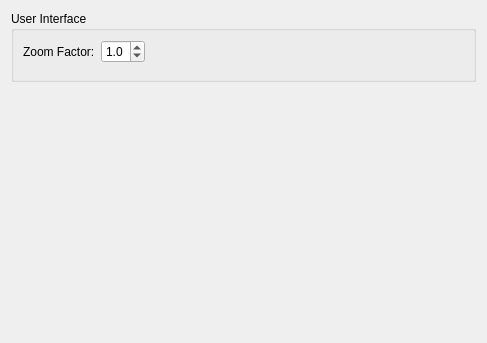
<?xml version="1.0" encoding="UTF-8"?>
<ui version="4.0">
 <class>GL::Internal::DisplaySettingsPage</class>
 <widget class="QWidget" name="GL::Internal::DisplaySettingsPage">
  <property name="geometry">
   <rect>
    <x>0</x>
    <y>0</y>
    <width>487</width>
    <height>343</height>
   </rect>
  </property>
  <layout class="QVBoxLayout" name="verticalLayout">
   <item>
    <widget class="QGroupBox" name="groupBox_3">
     <property name="title">
      <string>User Interface</string>
     </property>
     <property name="flat">
      <bool>false</bool>
     </property>
     <layout class="QGridLayout" name="gridLayout_3">
      <property name="bottomMargin">
       <number>16</number>
      </property>
      <item row="4" column="0">
       <layout class="QGridLayout" name="gridLayout">
        <item row="0" column="0">
         <widget class="QLabel" name="zoomFactorLabel">
          <property name="text">
           <string>Zoom Factor:</string>
          </property>
         </widget>
        </item>
       </layout>
      </item>
      <item row="4" column="2">
       <spacer name="horizontalSpacer_3">
        <property name="orientation">
         <enum>Qt::Horizontal</enum>
        </property>
        <property name="sizeHint" stdset="0">
         <size>
          <width>285</width>
          <height>20</height>
         </size>
        </property>
       </spacer>
      </item>
      <item row="4" column="1">
       <widget class="QDoubleSpinBox" name="zoomFactorSpinBox">
        <property name="decimals">
         <number>1</number>
        </property>
        <property name="minimum">
         <double>0.100000000000000</double>
        </property>
        <property name="maximum">
         <double>2.000000000000000</double>
        </property>
        <property name="singleStep">
         <double>0.100000000000000</double>
        </property>
        <property name="value">
         <double>1.000000000000000</double>
        </property>
       </widget>
      </item>
     </layout>
    </widget>
   </item>
   <item>
    <spacer name="verticalSpacer">
     <property name="orientation">
      <enum>Qt::Vertical</enum>
     </property>
     <property name="sizeHint" stdset="0">
      <size>
       <width>20</width>
       <height>30</height>
      </size>
     </property>
    </spacer>
   </item>
  </layout>
 </widget>
 <resources/>
 <connections/>
</ui>
